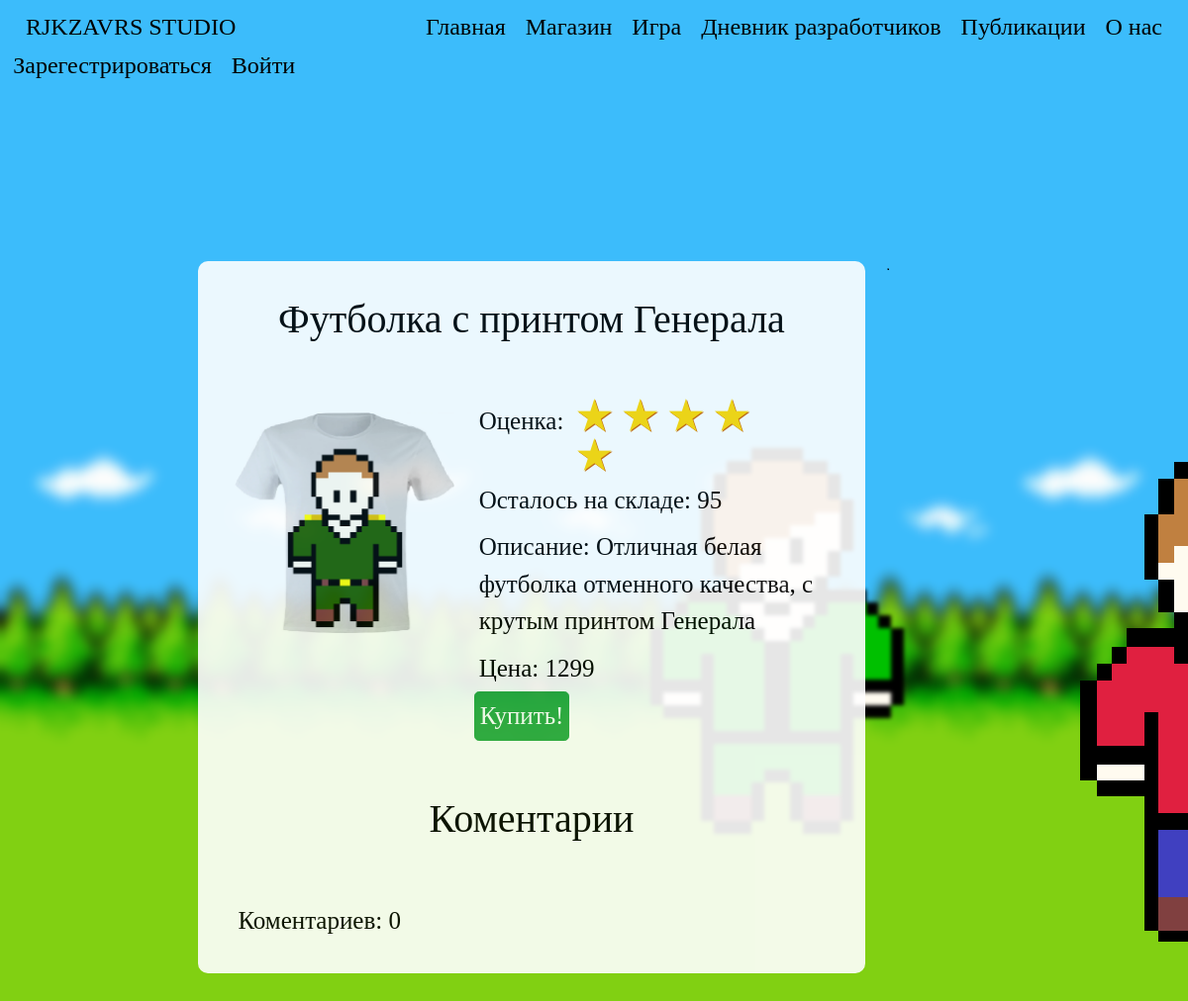
Before: /shop/2/ with the older database file.
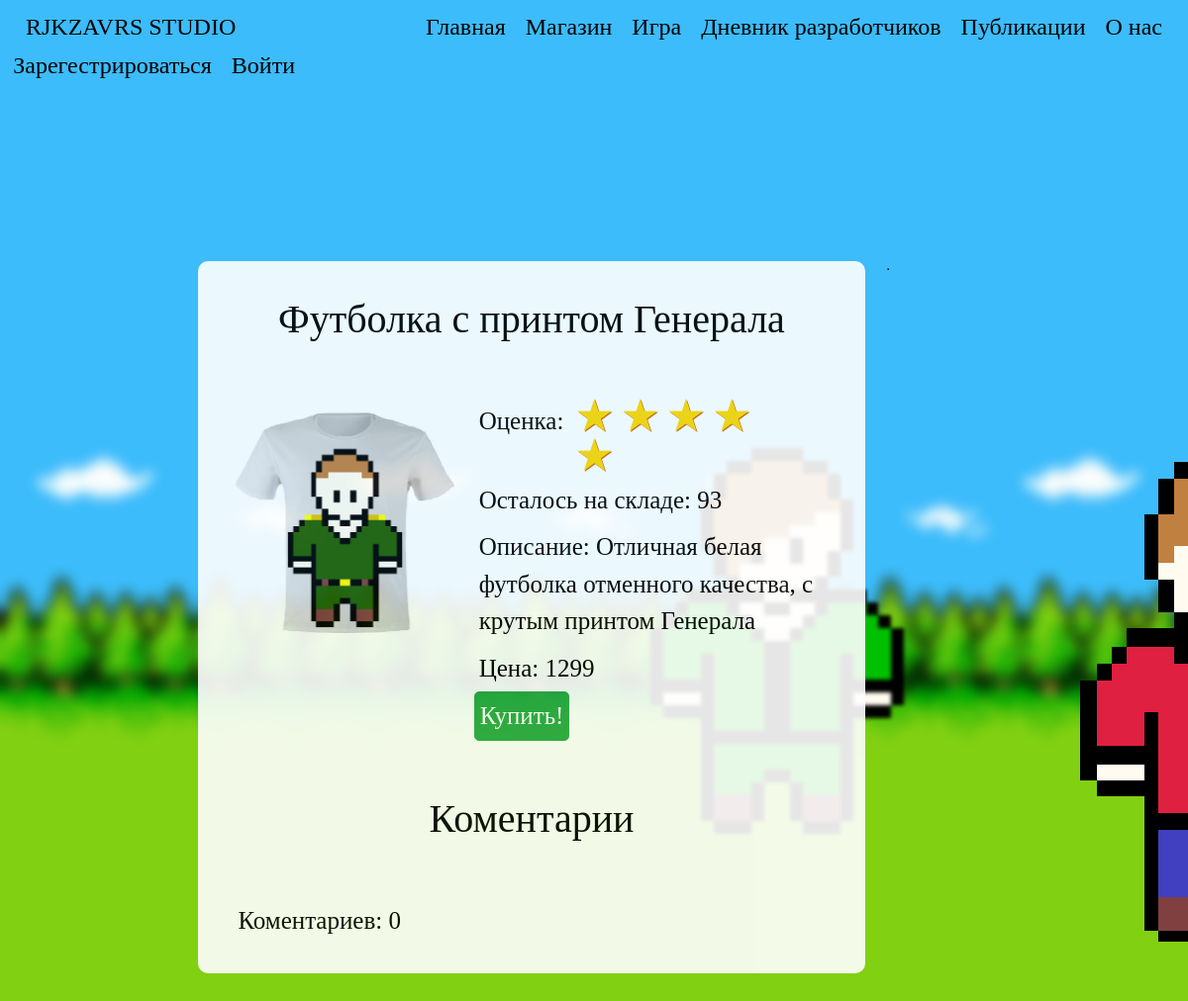
After: the same page with the newer database file.
### data/products.py (models this page shows)
class Products(SqlAlchemyBase, SerializerMixin):
    __tablename__ = 'products'
    id = sqlalchemy.Column(sqlalchemy.Integer, primary_key=True, autoincrement=True)
    header = sqlalchemy.Column(sqlalchemy.String, nullable=True)
    description = sqlalchemy.Column(sqlalchemy.String, nullable=True)
    image = sqlalchemy.Column(sqlalchemy.String, nullable=True)
    created_date = sqlalchemy.Column(sqlalchemy.DateTime)
    quantity_in_stock = sqlalchemy.Column(sqlalchemy.Integer, nullable=True, default=0)
    price = sqlalchemy.Column(sqlalchemy.Integer, nullable=True, default=1000)
    comments = orm.relation('Comments')

### run.py (the view)
@app.route("/shop/<int:id>/", methods=['GET', 'POST'])
def shop_item(id):
    status = 0
    if current_user.is_authenticated:
        status = current_user.status + 1
    session = db_session.create_session()
    item = session.query(Products).get(id)
    session.close()
    if item:
        form = CommentsForm()
        if form.submit.data:
            if current_user.is_authenticated:
                session = db_session.create_session()
                user = session.query(User).get(current_user.id)
                products = session.query(Products).get(id)
                comment = Comments()
                comment.text = form.text.data
                comment.created_date = datetime.datetime.now()
                form.text.data = ""
                user.comments.append(comment)
                session.merge(user)
                products.comments.append(comment)
                session.merge(products)
                session.commit()
                session = db_session.create_session()
                comments = session.query(Comments).filter(Comments.product_id == id).order_by(
                    Comments.created_date.desc()).all()
                templ = render_template("/shop_item.html", item=item, status=status, user=current_user,
                                        style=url_for('static', filename='css/style.css'), form=form, comments=comments,
                                        count_commentaries=len(comments), base_href=f"shop/{id}/",
                                        bgimg=get_image_profile(current_user))
                session.close()
                return templ
        else:
            comments = session.query(Comments).filter(Comments.product_id == id).order_by(
                Comments.created_date.desc()).all()
            templ = render_template("/shop_item.html", item=item, status=status, user=current_user,
                                    style=url_for('static', filename='css/style.css'), form=form, comments=comments,
                                    count_commentaries=len(comments), base_href=f"shop/{id}/",
                                    bgimg=get_image_profile(current_user))
            session.close()
            return templ
    return redirect('/shop')

### data/db_session.py (called while the page is built)
def create_session() -> Session:
    global __factory
    return __factory()

### run.py (called while the page is built)
def get_image_profile(user):
    bg_img = 1
    if user.is_authenticated:
        bg_img = user.background_image_id + 1
    return url_for('static', filename=f'img/background_img_{bg_img}.png')

### templates/shop_item.html
{% extends "base.html" %}
{% block content %}
<div class="title">
    <h1 class="title-text">{{ item.header }}</h1>
</div>
<div class="item-header">
    <div class="item-chet-block-img">
        <img src="{{ item.image }}" width="100%">
    </div>
    <div class="item-right-item-header">
        <div class="score-align">
            <div>
                <p class="diary-text">Оценка:</p>
            </div>
            <div class="rating-result">
                {% if 5 >= 1 %}<span class="active"></span>{% else %}<span></span>{% endif %}
                {% if 5 >= 2 %}<span class="active"></span>{% else %}<span></span>{% endif %}
                {% if 5 >= 3 %}<span class="active"></span>{% else %}<span></span>{% endif %}
                {% if 5 >= 4 %}<span class="active"></span>{% else %}<span></span>{% endif %}
                {% if 5 >= 5 %}<span class="active"></span>{% else %}<span></span>{% endif %}
            </div>
        </div>
        <div>
            {% if item.quantity_in_stock > 0 %}
            <p class="diary-text">
                Осталось на складе: {{ item.quantity_in_stock }}
            </p>
            {% else %}
            <p class="diary-text-red">
                К сожалению, нет на складе
            </p>
            {% endif %}
        </div>
        <div>
            <p class="diary-text">
                Описание: {{ item.description }}
            </p>
        </div>
        <div>
            <p class="diary-text">
                Цена: {{ item.price }}
            </p>
        </div>
        <div>
            {% if item.quantity_in_stock > 0 %}
            <a href="/buy/{{ item.id }}" class="btn btn-success btn-lg diary-text-white">Купить!</a>
            {% else %}
            <button type="button" class="btn btn-success btn-lg diary-text-white" disabled>Купить</button>
            {% endif %}
        </div>
    </div>
</div>
{% include "comments.html" %}
{% endblock %}

### templates/base.html (shortened to what this page needs)
<!doctype html>
<html lang="ru">
<head>
    <link rel="stylesheet"
          href="https://stackpath.bootstrapcdn.com/bootstrap/4.4.1/css/bootstrap.min.css"
>
    <link rel="stylesheet" href={{style}}>
</head>
<body>
<header class="navbar navbar-light">
    <div class="left-head">
        <a href="/about/"><h4 class="asd">RJKZAVRS STUDIO</h4></a>
    </div>
    <div class="center-head">
        <div>
            <a href="/" class="header-a"><h4 class="asd">Главная</h4></a>
            <a href="/shop/" class="header-a"><h4 class="asd">Магазин</h4></a>
            <a href="/game_about" class="header-a"><h4 class="asd">Игра</h4></a>
            <a href="/DevelopersDiary" class="header-a"><h4 class="asd">Дневник разработчиков</h4></a>
            <a href="/Publications/" class="header-a"><h4 class="asd">Публикации</h4></a>
            <a href="/about/" class="header-a"><h4 class="asd">О нас</h4></a>
        </div>
    </div>
    <div class="right-head">
        {% if current_user.is_authenticated %}
        <a class="navbar-brand" href="/account"><h4 class="asd">{{ current_user.nickname }}</h4></a>
        {% else %}
        <a href="/login"><h4 class="asd">Войти</h4></a>
        <a href="/register"><h4 class="asd">Зарегестрироваться</h4></a>
        {% endif %}
    </div>
</header>
<main role="main">
    <div class="main-block">
        <div class="center-column">
            <div class="center-column-block">
                {% block content %}{% endblock %}
            </div>
        </div>
    </div>
</main>
</body>
</html>

### templates/comments.html (shortened to what this page needs)
<div class="block-comments">
    <div class="title">
        <h1 class="title-text">Коментарии</h1>
    </div>
    <div class="block-count">
        <p class="diary-text">Коментариев: {{ count_commentaries }}</p>
    </div>
</div>

### static/css/style.css (style rules this page uses)
p { text-decoration: none; }
header { margin-bottom: 170px; }
main { align: center; width: 100%; }
.header-a { float: left; }
a { text-decoration: none; }
div.main-block { width: 85%; display: flex; margin-left: 15%; align: center; margin-bottom: 70px; }
.asd { font-family: 'Comfortaa', cursive; font-weight: 100; font-style: inherit; color: #000; position: relative; padding: 5px 5px; margin: 0 5px; }
.title-text { font-family: 'Comfortaa', cursive; font-weight: 100; font-style: inherit; color: #000; position: relative; padding: 5px 5px; margin: 0 5px; }
.diary-text { font-size: 25px; font-family: 'Comfortaa', cursive; font-weight: 100; font-style: inherit; color: #000; position: relative; padding: 5px 5px; margin: 0 5px; }
.diary-text-white { font-size: 25px; font-family: 'Comfortaa', cursive; font-weight: 100; font-style: inherit; color: #fff; position: relative; padding: 5px 5px; margin: 0 5px; }
div.left-head { width: 25%; }
div.center-head { display: flex; align: center; }
div.right-head { width: 25%; display: -webkit-flex; -webkit-flex-direction: row-reverse; display: flex; flex-direction: row-reverse; }
div.center-column { border-radius: 10px; background: #fff; align: left; width: 66%; margin-left: 2%; margin-right: 20px; opacity: 0.9; }
div.center-column-block { padding: 30px 20px; }
div.title { display: block; text-align: center; margin-bottom: 50px; }
div.block-comments { margin-top: 50px; }
div.block-count { margin-left: 10px; }
.rating-result { margin: 0 auto; }
.rating-result span { padding: 0; font-size: 40px; line-height: 1; color: lightgrey; text-shadow: 1px 1px #bbb; }
.rating-result > span:before { content: '★'; }
.rating-result > span.active { color: gold; text-shadow: 1px 1px #c60; }
.item-chet-block-img { width: 40%; padding: 15px; }
.item-right-item-header { width: 60%; }
.item-header { display: flex; }
div.score-align { display: flex; width: 300px; }

Changed rows visible on the page:
changed Products "Футболка с принтом Генерала": quantity_in_stock "95" → "93"
